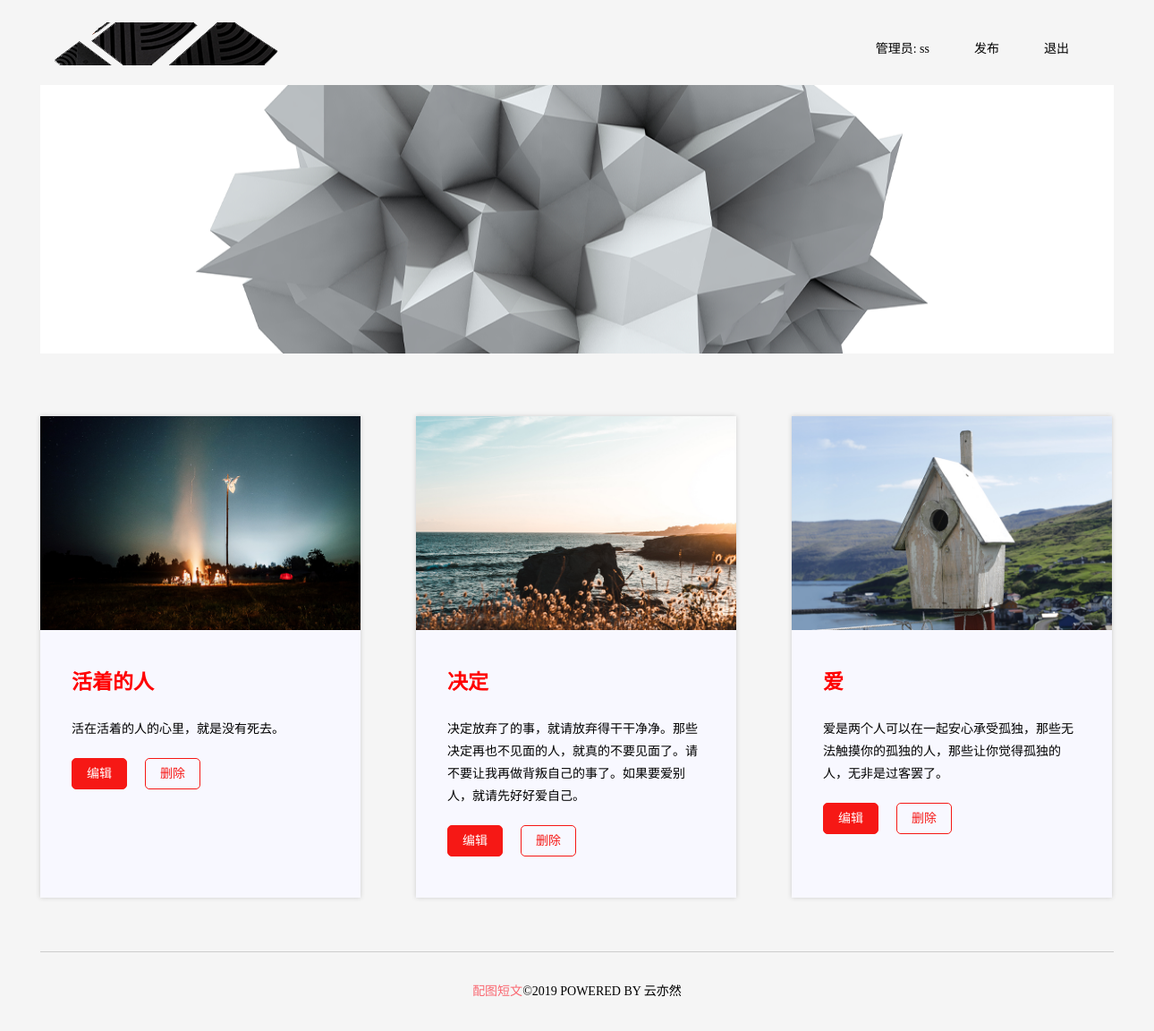
Screenshot of /index.php (signed in) with the database file from the repository.
### tables this page shows
CREATE TABLE `im_goods` (
  `id` int(11) NOT NULL AUTO_INCREMENT COMMENT '商品id',
  `goods_name` varchar(100) DEFAULT NULL COMMENT '商品名称',
  `price` int(11) DEFAULT NULL COMMENT '商品价格',
  `pic` varchar(255) DEFAULT NULL COMMENT '商品图片',
  `des` varchar(200) DEFAULT NULL COMMENT '商品简介',
  `content` longtext COMMENT '商品详细信息',
  `user_id` int(11) DEFAULT NULL COMMENT '用户id',
  `create_time` int(11) DEFAULT NULL COMMENT '发布时间',
  `update_time` int(11) DEFAULT NULL COMMENT '修改时间',
  `goods_view` int(11) DEFAULT NULL COMMENT '浏览次数',
  PRIMARY KEY (`id`)
);

### lib/fun.php (called while the page is built, shortened)
<?php
function checkLogin()
{
    return true;
}

### index.php (the view, shortened to what this page needs)
<?php
include_once './lib/fun.php';
if($login = checkLogin())
{
    $user = $_SESSION['user'];
}
$page = isset($_GET['page'])?intval($_GET['page']):1;
$page = max($page,1);
$pageSize = 6;
$offset = ($page-1)*$pageSize;
$sql = "SELECT id,goods_name,pic,des FROM im_goods  ORDER BY 'id' asc,'goods_view' desc limit {$offset},{$pageSize}";
$obj = mysql_query($sql);
$goods = array();
while($result = mysql_fetch_assoc($obj))
{
    $goods[] = $result;
}
?>
<!DOCTYPE html>
<html lang="en">
<head>
    <link rel="stylesheet" type="text/css" href="./static/css/common.css"/>
    <link rel="stylesheet" type="text/css" href="./static/css/index.css"/>
</head>
<body>
<div class="header">
    <div class="logo f1">
        <img src="./static/image/logo.png">
    </div>
    <div class="auth fr">
        <ul>
            <?php if($login):?>
            <li><span>管理员: <?php echo $user['username'] ?></span></li>
            <li><a href="publish.php">发布</a></li>
            <li><a href="login_out.php">退出</a></li>
            <?php else: ?>
            <li><a href="login.php">登录</a></li>
            <li><a href="register.php">注册</a></li>
            <?php endif; ?>
        </ul>
    </div>
</div>
<div class="content">
    <div class="banner">
        <img class="banner-img" src="./static/image/welcome.png" width="732px" height="372" alt="图片描述">
    </div>
    <div class="img-content">
        <ul>
            <?php foreach($goods as $v):?>
            <li>
                <img class="img-li-fix" src="<?php echo $v['pic']?>" alt="<?php echo $v['goods_name']?>">
                <div class="info">
                    <a href="detail.php?id=<?php echo $v['id']?>"><h3 class="img_title"><?php echo $v['goods_name']?></h3></a>
                    <p>
                        <?php echo $v['des']?>
                    </p>
                    <div class="btn">
                        <a href="edit.php?id=<?php echo $v['id']?>" class="edit">编辑</a>
                        <a href="delete.php?id=<?php echo $v['id']?>" class="del">删除</a>
                    </div>
                </div>
            </li>
            <?php endforeach;?>
        </ul>
    </div>
</div>
<div class="footer">
    <p><span>配图短文</span>©2019 POWERED BY 云亦然</p>
</div>
</body>
</html>

### static/css/common.css (style rules this page uses)
* { margin:0; padding:0; }
body { font-size:14px;font-family:"microsoft YaHei"; background:#f4f5f7; }
a { text-decoration:none; }
.fr { float:right; }
.header { overflow: hidden; width:1200px; height: 50px; margin:25px auto 0 auto; }
.header .logo { width:300px; float:left; }
.header .auth { float:right; }
.header ul { list-style: none;overflow: hidden;line-height:60px; }
.header ul li { float:left;margin-right:50px; }
.header ul li a { color:#000; }
.content { width: 1200px; height:auto; margin: 0 auto; margin-top:20px; }
.footer { height:88px; margin:60px auto 0 auto; width:1200px; border-top:1px solid #CCC; overflow:hidden; }
.footer p { text-align: center;line-height: 88px;margin:0px; }
.footer p span { color:#f96972; }

### static/css/index.css (style rules this page uses)
section,ul,li,img,div { margin:0; padding:0; }
body { background-color: #f5f5f5; }
ul,li { list-style:none; }
.banner { width:100%; height:300px; vertical-align: middle; }
.banner-img { margin:0; border: none; vertical-align: middle; width:100%; height: 100%; }
.img-content { width:100%; float: left; margin-top:70px; }
.img-content>ul { width:1280px; }
.img-content>ul>li { float: left; margin:0 62px 60px 0; height: 538px; width:358px; background: #F8F8FF; box-shadow:0 0 5px #CCC; -moz-box-shadow:0 0 5px #CCC; -webkit-box-shadow:0 0 5px #CCC; }
.img-content>ul>li .info { padding: 35px; }
.img-content>ul>li img { width:100%; }
.img-content>ul>li .info h3 { color:#FF0000; font-size:23px; }
.img-content>ul>li .info p { line-height:23px; margin-top:25px; }
.img-content>ul>li .info p { line-height:25px; margin-top:25px; }
.img-content>ul>li .btn { margin-top:20px; }
.img-content>ul>li .btn a { width:60px; height:33px; line-height:33px; color:#FFF; text-align: center; display:block; float:left; border-radius:5px; border:1px solid #F61815; }
.img-content>ul>li .btn a.edit { background: #F61815; }
.img-content>ul>li .btn a.del { margin-left:20px; color: #F61815; }

### rows the page displays
im_goods: pic (picture), goods_name "活着的人", des "活在活着的人的心里，就是没有死去。"
im_goods: pic (picture), goods_name "决定", des "决定放弃了的事，就请放弃得干干净净。那些决定再也不见面的人，就真的不要见面了。请不要让我再做背叛自己的事了。如果要爱别人，就请先好好爱自己。"
im_goods: pic (picture), goods_name "爱", des "爱是两个人可以在一起安心承受孤独，那些无法触摸你的孤独的人，那些让你觉得孤独的人，无非是过客罢了。"

### other values shown
$user['username'] "ss"
